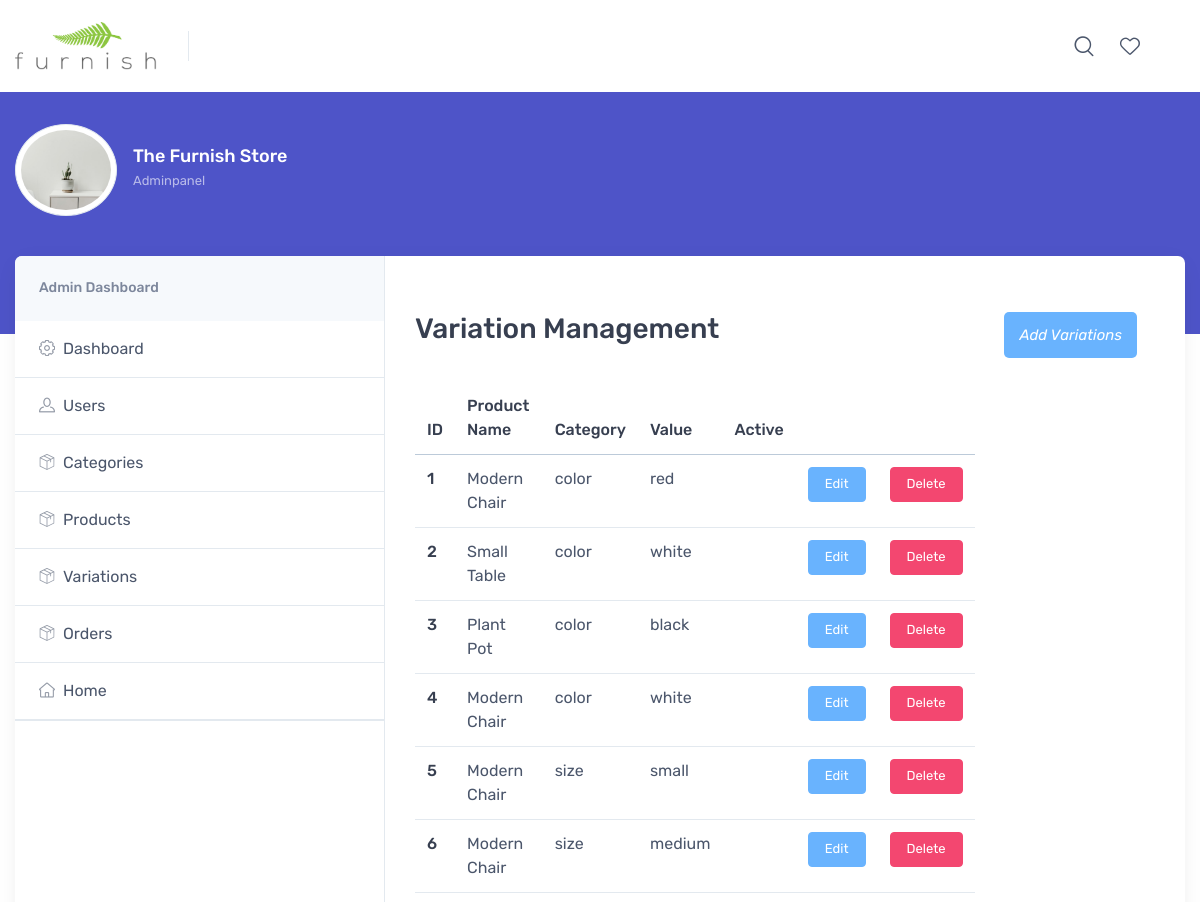
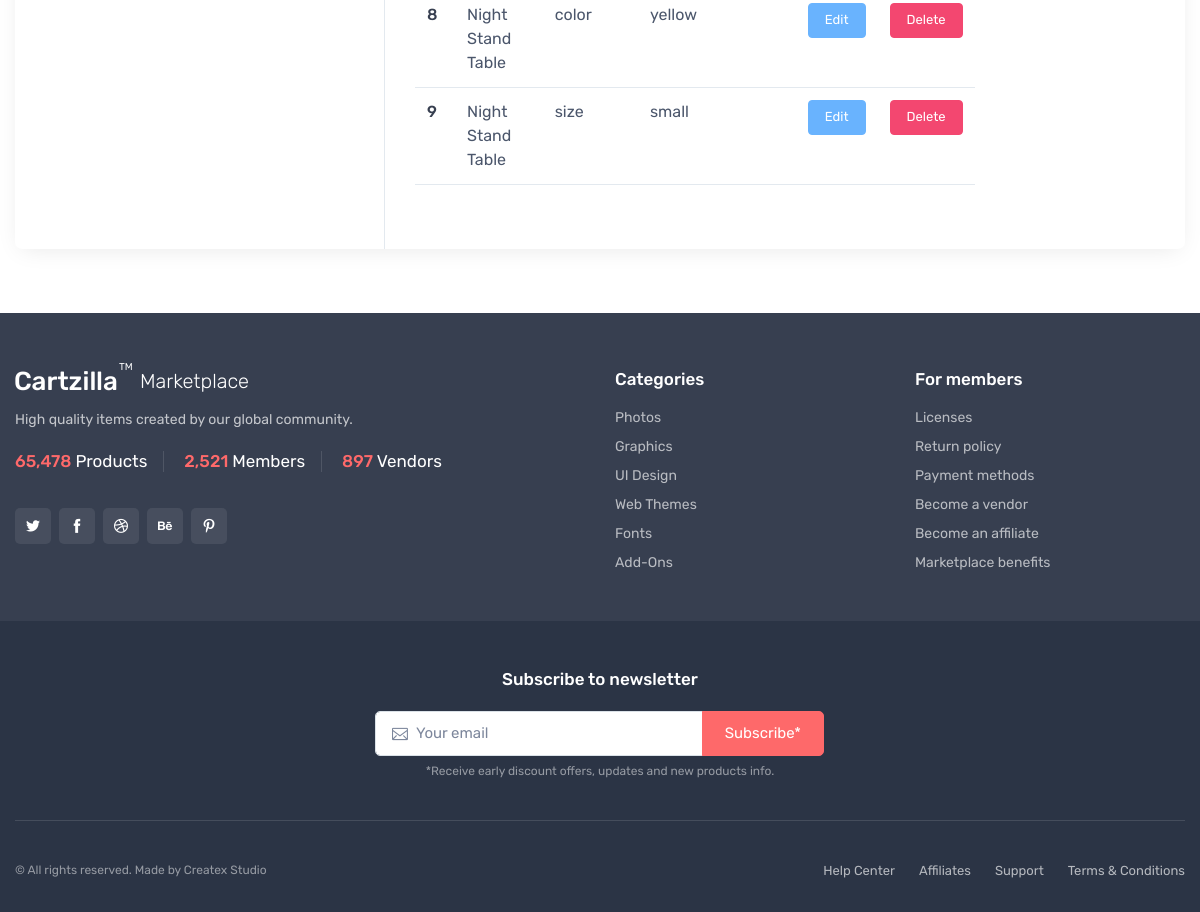
The app's page /adminpanel/variation_management/ (signed in) with its own data (2 pictures, top to bottom).
### store/models.py (models this page shows, shortened)
class Variation(models.Model):
    product = models.ForeignKey(Product, on_delete=models.CASCADE)
    variation_category = models.CharField(max_length=100, choices=variation_category_choice)
    variation_value = models.CharField(max_length=100)
    is_active       = models.BooleanField(default=True)
    created_date    = models.DateTimeField(auto_now=True)
    objects=VariationManager()

class Product(models.Model):
    product_name    = models.CharField(max_length=200, unique=True)
    slug            = models.SlugField(max_length=200, unique=True)
    description     = models.TextField(max_length=500, blank=True)
    price           = models.IntegerField()
    images          = models.ImageField(upload_to='photos/products')
    stock           = models.IntegerField()
    is_available    = models.BooleanField(default=True)
    category        = models.ForeignKey(Categorie, on_delete=models.CASCADE)
    created_date    = models.DateTimeField(auto_now_add=True)
    modified_date   = models.DateTimeField(auto_now=True)
    def __str__(self):
        return self.product_name

### adminpanel/views.py (the view)
# urls.py: path('variation_management/',views.variation_management,name='variation_management'),
@login_required(login_url='login')
@user_passes_test(lambda u: u.is_superuser, login_url='home')
def variation_management(request):
    variations = Variation.objects.all().order_by('id')
    context = {
        'variations': variations
    }
    return render(request, 'adminpanel/dashboard-variations.html',context)

### cart/context_processors.py (called while the page is built, shortened)
def counter(request):
    cart_count = 0
    if 'admin' in request.path:
        return {}
    return dict(cart_count=cart_count)

def wish_counter(request):
    wish_count = 0
    if 'admin' in request.path:
        return {}
    return dict(wish_count=wish_count)

### category/context_processors.py (called while the page is built)
def menu_links(request):
    links = Categorie.objects.all()
    return dict(links=links)

### templates/adminpanel/dashboard-variations.html (shortened to what this page needs)
{% extends 'adminpanel/dashboard-base.html'%}
 {% block content %}
            {% load static %}
            <section class="col-lg-8 pt-lg-4 pb-4 mb-3">
                <div class="pt-2 px-4 ps-lg-0 pe-xl-5">
                  <div class="d-sm-flex flex-wrap justify-content-between align-items-center pb-2">
                    <h2 class="h3 py-2 me-2 text-center text-sm-start">Variation Management</h2>
                    <div class="py-2" >
                        <div style="padding:1rem; margin-left:4rem;"><a href="{% url 'add_variation' %}"> <button  class="btn bg-info btn-icon me-2" type="button" data-bs-toggle="tooltip"  title="Add New"><i class="text-light">Add Variations</i></button></a></div>
                  </div>
            <main class="col-md-9">
                <div class="wrap-table-shopping-cart">
                <table class="table table-gray-light">
                  <thead>
                    <tr class="mb-4">
                      <th scope="col">ID</th>
                      <th scope="col">Product Name</th>
                      <th scope="col">Category</th>
                      <th scope="col">Value</th>
                      <th scope="col">Active</th>
                      <th scope="col"></th>
                      <th scope="col"></th>
                    </tr>
                  </thead>
                  <tbody>
                    {% for variation in variations %}
                    <tr>
                      <th scope="row">{{ variation.id }}</th>
                      <td>{{ variation.product | capfirst}}</td>
                      <td>{{ variation.variation_category }}</td>
                      <td>{{ variation.variation_value }}</td>
                      <td>
                      </td>
                      <td><a href="{% url 'update_variation' variation.id %}" class="btn btn-sm btn-info">Edit</a></td>
                      <td><a href="{% url 'delete_variation' variation.id %}" onclick="return confirm('Are you sure you want to delete this variant of the product {{variation.product }}?')" class="btn btn-sm btn-danger">Delete</a></td>
                    </tr>
                    {% endfor %}
                  </tbody>
                </table>
              </div>
            </main>
        </section>
    </div>
  </div>
</div>
</main>
            {% endblock content%}

### records on screen
Variation: id "1", product "Modern Chair", variation_category "color", variation_value "red"
Variation: id "2", product "Small Table", variation_category "color", variation_value "white"
Variation: id "3", product "Plant Pot", variation_category "color", variation_value "black"
Variation: id "4", product "Modern Chair", variation_category "color", variation_value "white"
Variation: id "5", product "Modern Chair", variation_category "size", variation_value "small"
Variation: id "6", product "Modern Chair", variation_category "size", variation_value "medium"
Variation: id "8", product "Night Stand Table", variation_category "color", variation_value "yellow"
Variation: id "9", product "Night Stand Table", variation_category "size", variation_value "small"
